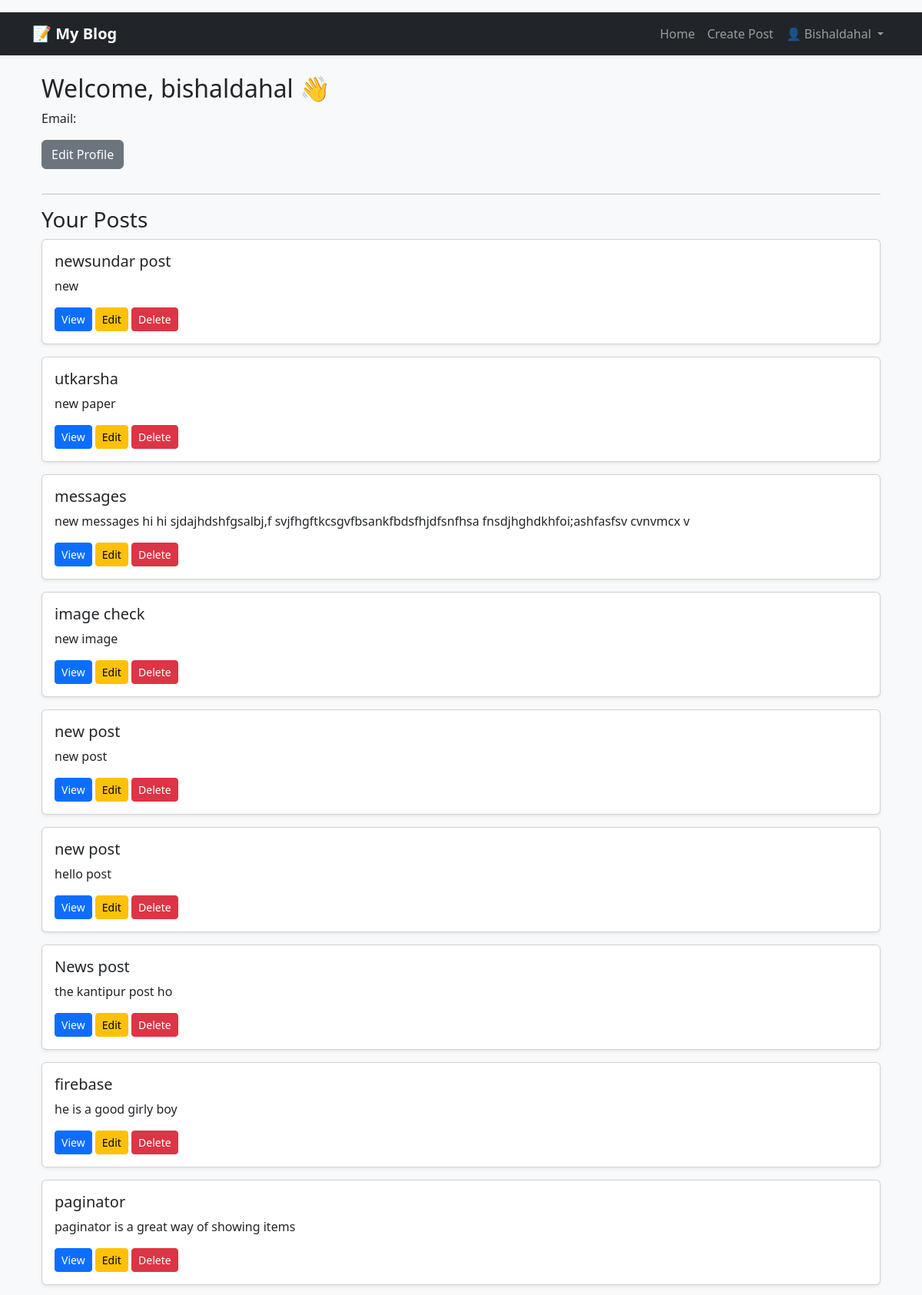
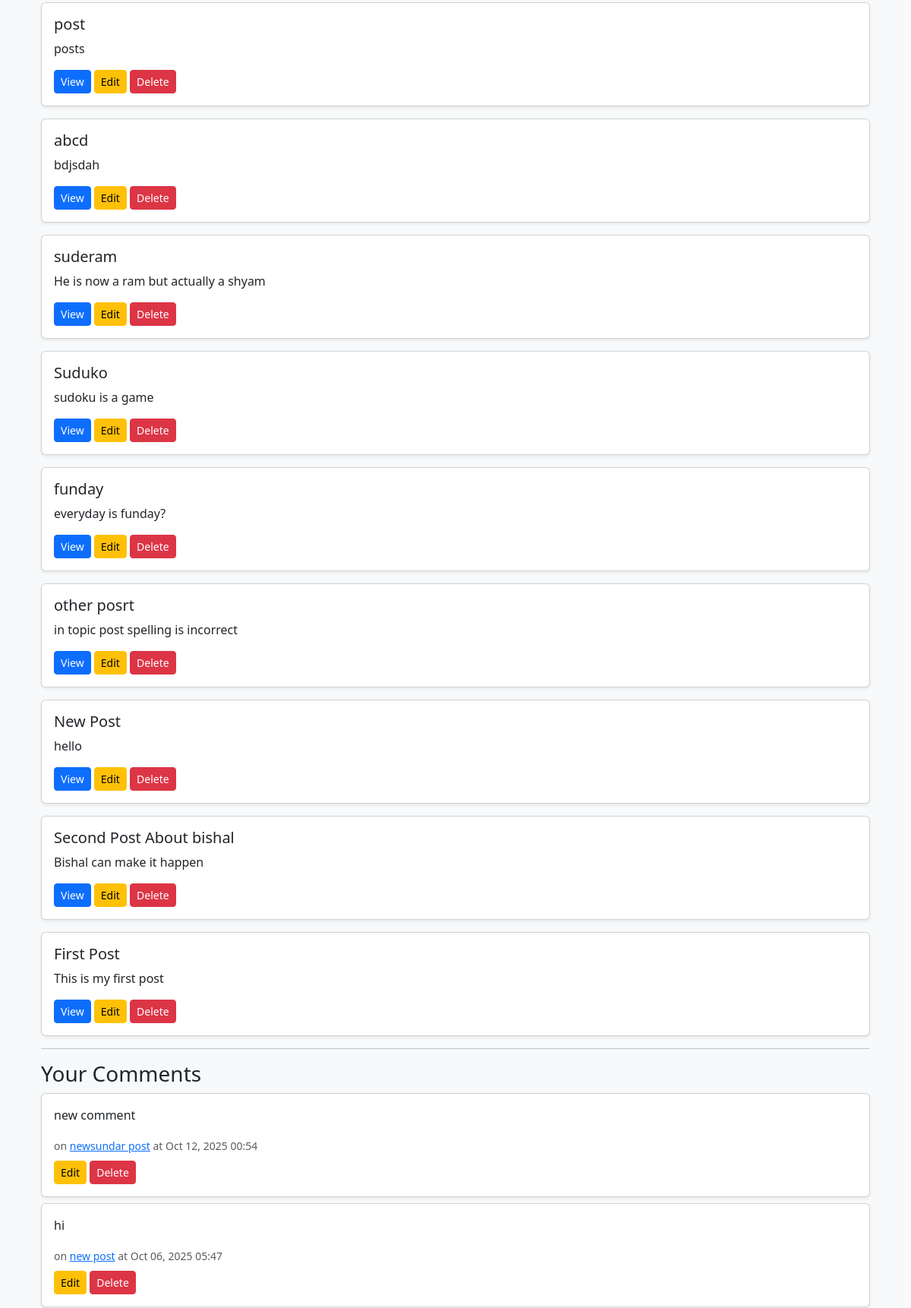
The page /dashboard/ (signed in, upper part) on the database its author committed (2 pictures, top to bottom).
### blog/models.py (models this page shows, shortened)
class Post(models.Model):
    author = models.ForeignKey(User, on_delete=models.CASCADE)
    title = models.CharField(max_length=100)
    content = models.TextField()
    image = models.ImageField(upload_to='posts/', blank=True, null=True)
    created_at = models.DateTimeField(auto_now_add=True)
    author = models.ForeignKey(User, on_delete=models.CASCADE)

class Comment(models.Model):
    post = models.ForeignKey('POST', on_delete=models.CASCADE,related_name='comments')
    author = models.ForeignKey(User, on_delete=models.CASCADE)
    content = models.TextField()
    created_at = models.DateTimeField(auto_now_add=True)

### blog/views.py (the view)
# urls.py: path('dashboard/', views.dashboard, name='dashboard'),
@login_required
def dashboard(request):
    user_posts = Post.objects.filter(author=request.user).order_by('-created_at')
    user_comments = Comment.objects.filter(author=request.user).order_by('-created_at')
    context = {
        'user_posts': user_posts,
        'user_comments': user_comments,
    }
    return render(request, 'blog/dashboard.html', context)

### blog/templates/blog/dashboard.html (shortened to what this page needs)
{% extends "layout.html" %}
{% block content %}
<div class="container mt-4">
  <h2>Welcome, {{ user.username }} 👋</h2>
  <p>Email: {{ user.email }}</p>
  <a href="{% url 'profile_update' %}" class="btn btn-secondary mb-3">Edit Profile</a>
  <hr>
  <h3>Your Posts</h3>
  {% if user_posts %}
    {% for post in user_posts %}
      <div class="card mb-3 shadow-sm">
        <div class="card-body">
          <h5>{{ post.title }}</h5>
          <p>{{ post.content|truncatewords:20 }}</p>
          <a href="{% url 'post_detail' post.id %}" class="btn btn-primary btn-sm">View</a>
          <a href="{% url 'update_post' post.id %}" class="btn btn-warning btn-sm">Edit</a>
          <a href="{% url 'delete_post' post.id %}" class="btn btn-danger btn-sm">Delete</a>
        </div>
      </div>
    {% endfor %}
  {% else %}
    <p>You have not created any posts yet.</p>
  {% endif %}
  <hr>
  <h3>Your Comments</h3>
  {% if user_comments %}
    {% for comment in user_comments %}
      <div class="card mb-2 shadow-sm">
        <div class="card-body">
          <p>{{ comment.content }}</p>
          <small class="text-muted">on <a href="{% url 'post_detail' comment.post.id %}">{{ comment.post.title }}</a> at {{ comment.created_at|date:"M d, Y H:i" }}</small>
          <div class="mt-2">
            <a href="{% url 'edit_comment' comment.id %}" class="btn btn-warning btn-sm">Edit</a>
            <a href="{% url 'delete_comment' comment.id %}" class="btn btn-danger btn-sm">Delete</a>
          </div>
        </div>
      </div>
    {% endfor %}
  {% else %}
    <p>You haven't posted any comments yet.</p>
  {% endif %}
</div>
{% endblock %}

### templates/navbar.html (shortened to what this page needs)
<nav class="navbar navbar-expand-lg navbar-dark bg-dark shadow-sm">
  <div class="container">
    <a class="navbar-brand fw-bold" href="{% url 'post_list' %}">
      📝 My Blog
    </a>
    <div class="collapse navbar-collapse" id="navbarNav">
      <ul class="navbar-nav ms-auto align-items-center">
        <li class="nav-item">
          <a class="nav-link {% if request.resolver_match.url_name == 'post_list' %}active{% endif %}"
             href="{% url 'post_list' %}">Home</a>
        </li>
        {% if user.is_authenticated %}
          <li class="nav-item">
            <a class="nav-link {% if request.resolver_match.url_name == 'create_post' %}active{% endif %}"
               href="{% url 'create_post' %}">Create Post</a>
          </li>
          <li class="nav-item dropdown">
            <a class="nav-link dropdown-toggle text-capitalize" href="#" id="userDropdown" role="button"
               data-bs-toggle="dropdown" aria-expanded="false">
              👤 {{ user.username }}
            </a>
          </li>
        {% endif %}
      </ul>
    </div>
  </div>
</nav>

### rows shown on the page
Post: title "newsundar post", content "new"
Post: title "utkarsha", content "new paper"
Post: title "messages", content "new messages hi hi sjdajhdshfgsalbj,f svjfhgftkcsgvfbsankfbdsfhjdfsnfhsa fnsdjhghdkhfoi;ashfasfsv cvnvmcx v"
Post: title "image check", content "new image"
Post: title "new post", content "new post"
Post: title "new post", content "hello post"
Post: title "News post", content "the kantipur post ho"
Post: title "firebase", content "he is a good girly boy"
Post: title "paginator", content "paginator is a great way of showing items"
Post: title "post", content "posts"
Post: title "abcd", content "bdjsdah"
Post: title "suderam", content "He is now a ram but actually a shyam"
Post: title "Suduko", content "sudoku is a game"
Post: title "funday", content "everyday is funday?"
Post: title "other posrt", content "in topic post spelling is incorrect"
Post: title "New Post", content "hello"
Post: title "Second Post About bishal", content "Bishal can make it happen"
Post: title "First Post", content "This is my first post"
Comment: content "new comment", post "newsundar post", created_at "Oct 12, 2025 00:54"
Comment: content "hi", post "new post", created_at "Oct 06, 2025 05:47"

### other values the page prints
{{ user.username }} "Bishaldahal"
{{ user.username }} "bishaldahal"
